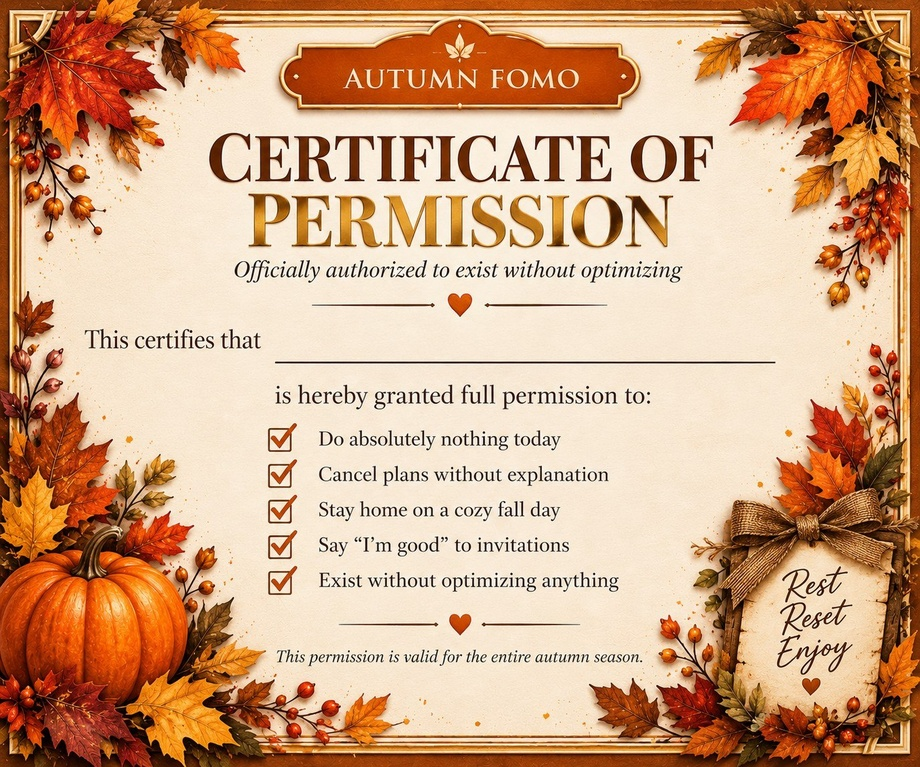
#> input picture certificate/autumn-certificate-template.jpg, 920 x 767 px, shrunk from 1374 x 1145 before the run, found by its file name
$ python generate_personalized_certificate.py autumn-certificate-template.jpg out.png
#> lines starting #> are read from the running program, lines starting #| are printed output that depends on the picture
#!/usr/bin/env python3
"""
Generate personalized Autumn FOMO certificates with customer names
"""

from PIL import Image, ImageDraw, ImageFont
import sys
import os

def generate_certificate(customer_name, output_path=None):
    """
    Generate a personalized certificate with the customer's name

    Args:
        customer_name: Name to add to the certificate
        output_path: Where to save the certificate (optional)
    """
#> called with customer_name = 'autumn-certificate-template.jpg', output_path = 'out.png'
    # Load the template
    template_path = "/root/.openclaw/workspace/autumn-fomo/certificate/autumn-certificate-template.jpg"
    img = Image.open(template_path)
#> img is the input picture: PIL image 920x767 RGB; mean R, G, B 209, 166, 132.8

    # Create a drawing context
    draw = ImageDraw.Draw(img)

    # Try to load a nice font, fall back to default if not available
    try:
        # Try a few common elegant fonts
        font_paths = [
            "/usr/share/fonts/truetype/dejavu/DejaVuSerif.ttf",
            "/usr/share/fonts/truetype/liberation/LiberationSerif-Regular.ttf",
            "/usr/share/fonts/truetype/dejavu/DejaVuSans.ttf",
        ]
        font = None
        for font_path in font_paths:
            if os.path.exists(font_path):
                font = ImageFont.truetype(font_path, 60)  # Adjust size as needed
                break

        if font is None:
            font = ImageFont.load_default()
    except Exception as e:
        print(f"Warning: Could not load custom font: {e}")
        font = ImageFont.load_default()

    # Calculate text position (centered on the "Your Name" line)
    # Based on the image, the name line appears to be around:
    # - Horizontally centered
    # - Vertically at about 40% from the top

    img_width, img_height = img.size
#> img_width = 920; img_height = 767

    # Get text bounding box to center it
    bbox = draw.textbbox((0, 0), customer_name, font=font)
#> bbox = (0, 10, 967, 69)
    text_width = bbox[2] - bbox[0]
#> text_width = 967
    text_height = bbox[3] - bbox[1]
#> text_height = 59

    # Position the text
    # For the new template, the name line is approximately at 42% from top
    # Adjusted down by approximately 0.5 character height
    x = (img_width - text_width) // 2
#> x = -24
    y = int(img_height * 0.42) - (text_height // 2) + int(text_height * 0.5)  # Moved down by half character height
#> y = 322

    # Draw the text in a brown/autumn color
    text_color = (101, 67, 33)  # Dark brown color that matches autumn theme
    draw.text((x, y), customer_name, font=font, fill=text_color)

    # Save the personalized certificate
    if output_path is None:
        # Generate output path based on customer name
        safe_name = "".join(c if c.isalnum() else "_" for c in customer_name)
        output_path = f"/root/.openclaw/workspace/autumn-fomo/certificate/certificate_{safe_name}.jpg"

    img.save(output_path, quality=95)
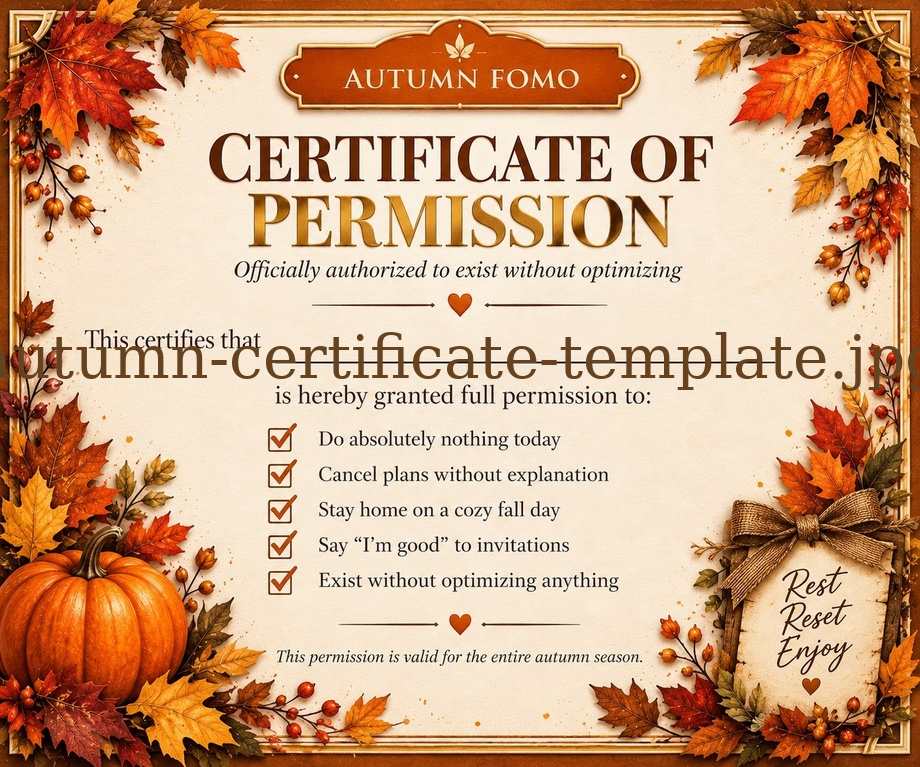
#> saved as out.png: PIL image 920x767 RGB; mean R, G, B 207.1, 163.9, 130.5
    print(f"Certificate generated: {output_path}")
    return output_path

def main():
    if len(sys.argv) < 2:
        print("Usage: generate_personalized_certificate.py <customer_name> [output_path]")
        sys.exit(1)

    customer_name = sys.argv[1]
    output_path = sys.argv[2] if len(sys.argv) > 2 else None

    generate_certificate(customer_name, output_path)

if __name__ == "__main__":
    main()
